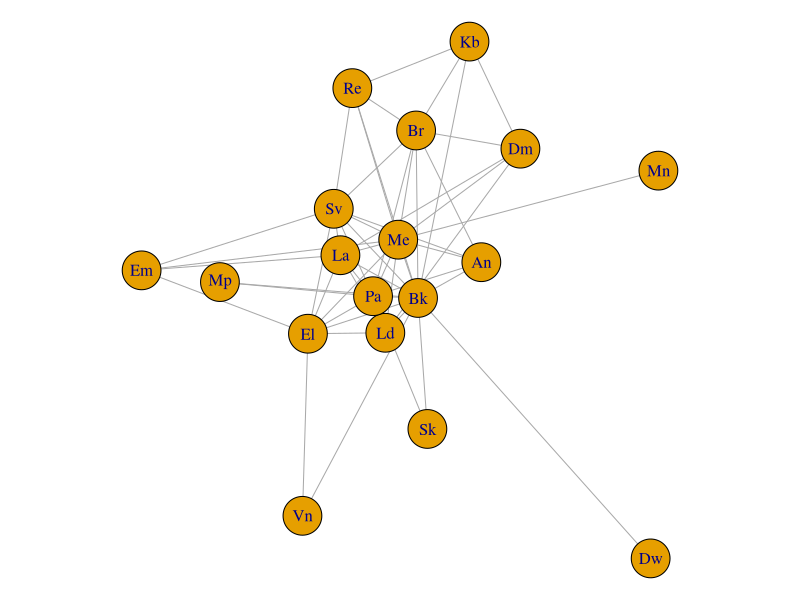
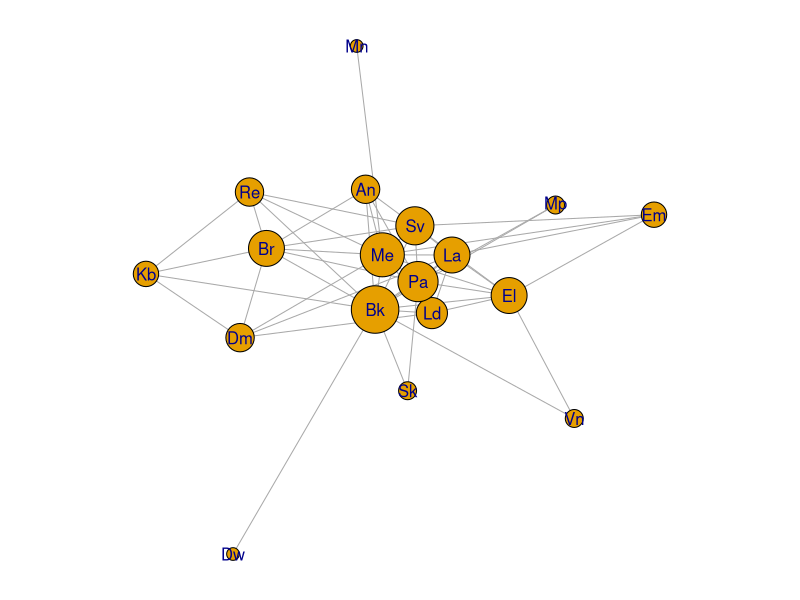
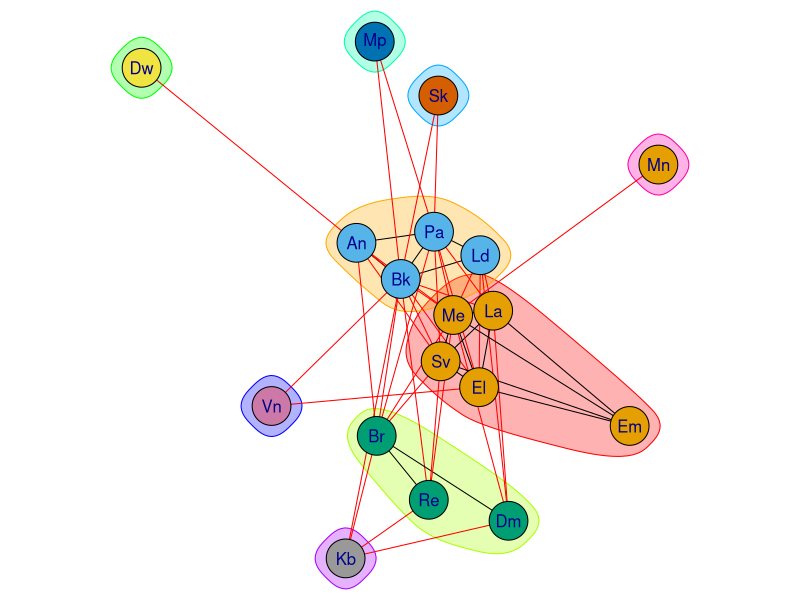

The R source for these figures, in order: (Note: this script raises an error after producing the figures.)
library(igraph)

# table 5.2 from
# Hole, F.D. and J.B. Campbell. Soil Landscape Analysis. Rowman Allanheld, 1985.

# hand-keyed values
# lower-triangle is encoded as NA
x <- read.table('misc/package-data/table-5.2.txt', sep = ',')

# check: OK
str(x)
x

nm <- c('An', 'Bk', 'Br', 'Dm', 'Dw', 'La', 'Ld', 'Me', 'Mp', 'Pa', 'Re', 'Sk', 'Sv', 'Vn', 'Kb', 'El', 'Mn', 'Em')

# DF -> matrix
x <- as.matrix(x)
dimnames(x) <- list(nm, nm)

# check: OK
x

# 2025-07-01: igraph does not accept NA in adj matrix
x[lower.tri(x)] <- 0


# note special incantation to get the "correct" graph structure
g <- graph_from_adjacency_matrix(x, mode = 'upper', diag = FALSE, weighted = TRUE)

# does it make sense?
# seems to
par(mar = c(0,0,0,0))
plot(g)

plot(g, vertex.size = sqrt(igraph::degree(g) * 25), vertex.label.family = 'sans')

# find communities
cm <- igraph::cluster_walktrap(g)
plot(cm, g, vertex.label.family = 'sans')

# rename / save
table5.2 <- x
save(table5.2, file = 'data/table5.2.rda', compress = 'xz')



